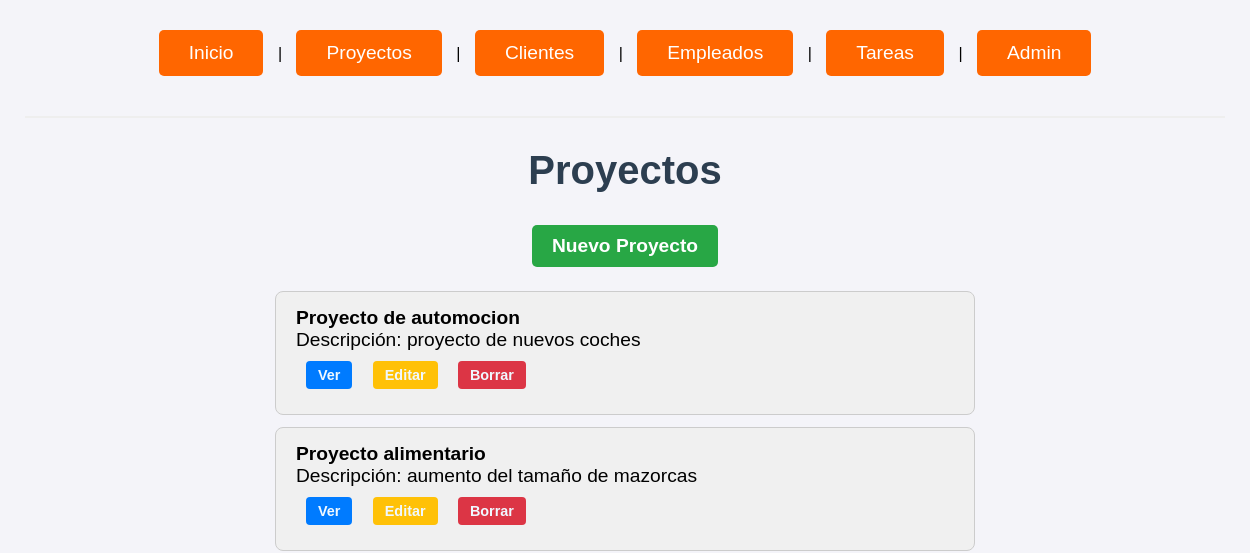
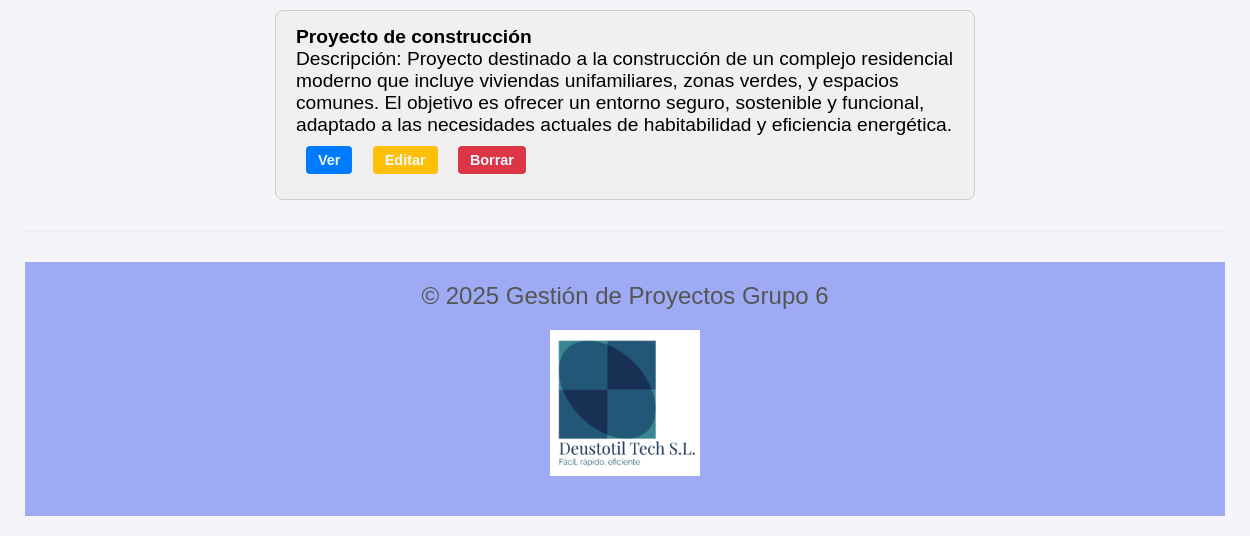
The page /proyectos/ on the database as committed earlier (2 pictures, top to bottom).
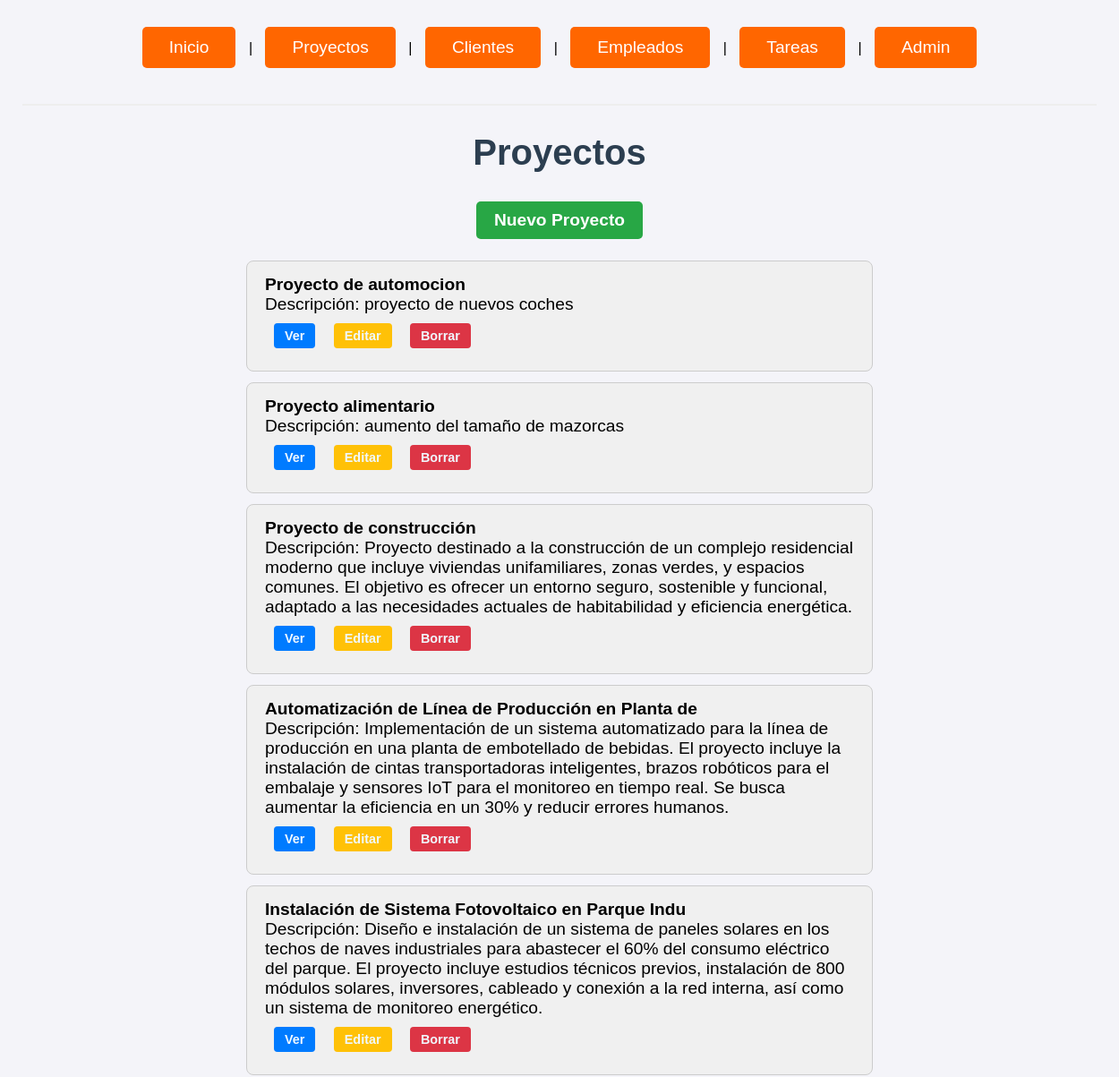
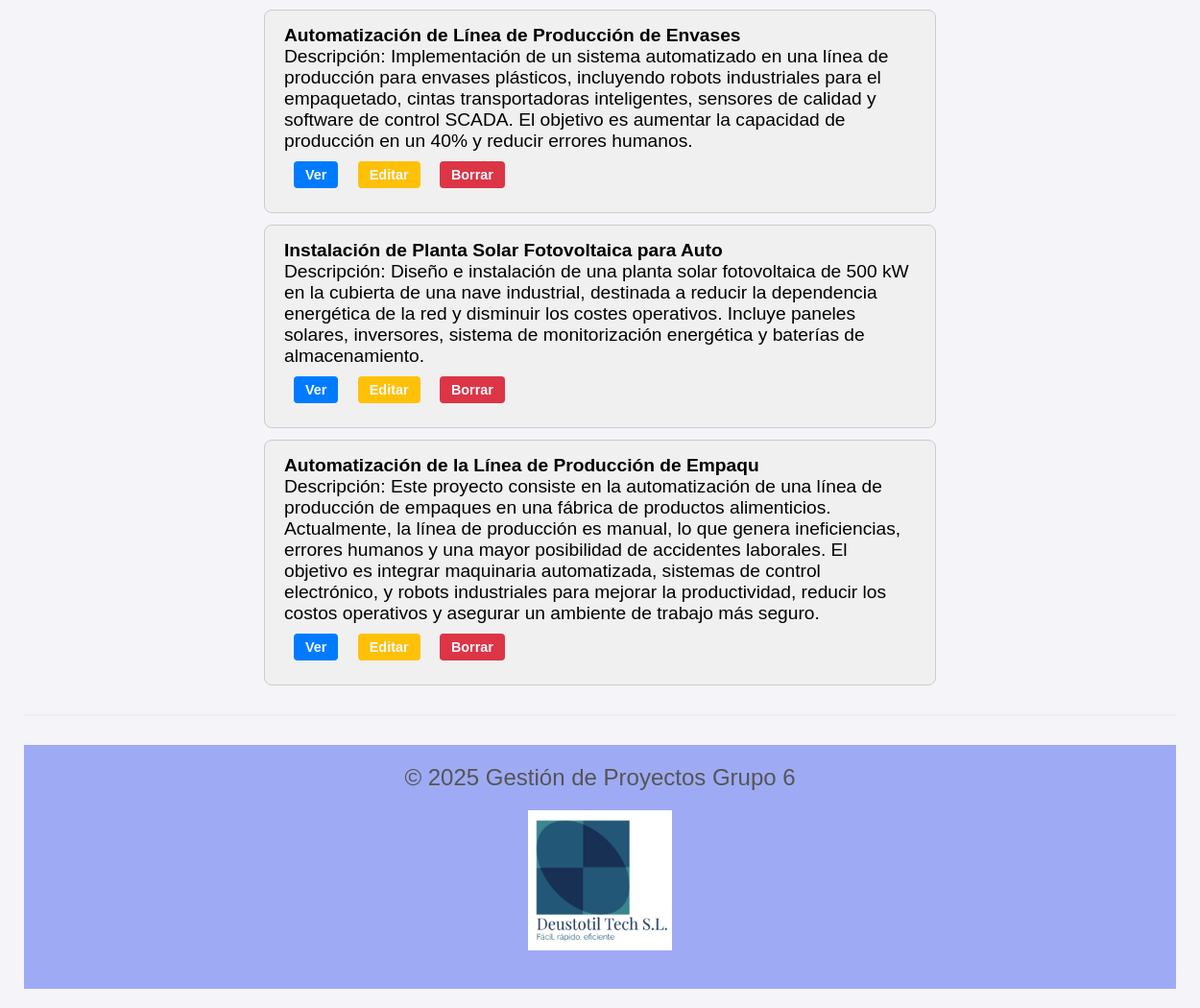
The same page on the database as committed later (2 pictures, top to bottom).
### gestion_produccion_G6/models.py (models this page shows, shortened)
class Proyecto(models.Model):
    nombre = models.CharField(max_length=50)
    descripcion = models.TextField(max_length=500, default="Descripción no proporcionada")
    fecha_ini = models.DateField(default=datetime.date.today)
    fecha_fin = models.DateField(default=datetime.date.today)
    presupuesto = models.IntegerField(default=0)

### gestion_produccion_G6/views.py (the view)
# urls.py: path('proyectos/', views.ProyectoListView.as_view(), name='proyecto_list'),
class ProyectoListView(ListView):
    model = Proyecto
    template_name = 'proyecto_list.html'
    context_object_name = 'proyectos'

### gestion_produccion_G6/templates/proyecto_list.html
{% extends "base.html" %} {% block content %}
<h1>Proyectos</h1>
<a href="{% url 'proyecto_create' %}" class="boton_crear">Nuevo Proyecto</a>
<ul class="lista_general">
  {% for proyecto in proyectos %}
  <li class="lista">
    <strong>{{ proyecto.nombre }}</strong><br>
    Descripción: {{ proyecto.descripcion }}<br>
    <a href="{% url 'proyecto_detail' proyecto.pk %}" class="boton_ver">Ver</a>
    <a href="{% url 'proyecto_update' proyecto.pk %}" class="boton_editar">Editar</a>
    <a href="{% url 'proyecto_delete' proyecto.pk %}" class="boton_eliminar">Borrar</a>
  </li>
  {% empty %}
  <li class="lista">No hay proyectos disponibles.</li>
  {% endfor %}
</ul>
{% endblock %}

Rows that differ between the two databases and show on the page:
added Proyecto: nombre "Automatización de Línea de Producción en Planta de", descripcion "Implementación de un sistema automatizado para la línea de producción en una planta de embotellado de bebidas. El proyecto incluye la instalación de cintas transportadoras inteligentes, brazos robóticos para el embalaje y sensores IoT para el monitoreo en tiempo real. Se busca aumentar la eficiencia en un 30% y reducir errores humanos."
added Proyecto: nombre "Instalación de Sistema Fotovoltaico en Parque Indu", descripcion "Diseño e instalación de un sistema de paneles solares en los techos de naves industriales para abastecer el 60% del consumo eléctrico del parque. El proyecto incluye estudios técnicos previos, instalación de 800 módulos solares, inversores, cableado y conexión a la red interna, así como un sistema de monitoreo energético."
added Proyecto: nombre "Automatización de Línea de Producción de Envases", descripcion "Implementación de un sistema automatizado en una línea de producción para envases plásticos, incluyendo robots industriales para el empaquetado, cintas transportadoras inteligentes, sensores de calidad y software de control SCADA. El objetivo es aumentar la capacidad de producción en un 40% y reducir errores humanos."
added Proyecto: nombre "Instalación de Planta Solar Fotovoltaica para Auto", descripcion "Diseño e instalación de una planta solar fotovoltaica de 500 kW en la cubierta de una nave industrial, destinada a reducir la dependencia energética de la red y disminuir los costes operativos. Incluye paneles solares, inversores, sistema de monitorización energética y baterías de almacenamiento."
added Proyecto: nombre "Automatización de la Línea de Producción de Empaqu", descripcion "Este proyecto consiste en la automatización de una línea de producción de empaques en una fábrica de productos alimenticios. Actualmente, la línea de producción es manual, lo que genera ineficiencias, errores humanos y una mayor posibilidad de accidentes laborales. El objetivo es integrar maquinaria automatizada, sistemas de control electrónico, y robots industriales para mejorar la productividad, reducir los costos operativos y asegurar un ambiente de trabajo más seguro."
